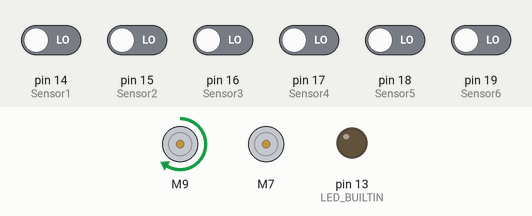
Simulated run of this sketch. Board: Arduino Uno, built with avr-gcc and run on an emulated ATmega328P. On the bench: 2 × DC motor (green arrow = forward, orange = backward, longer = faster), output pins drawn as LEDs (lit = HIGH). Inputs (shaded band) come from the test bench; at power-on: pin 14 (Sensor1), pin 15 (Sensor2), pin 16 (Sensor3), pin 17 (Sensor4), pin 18 (Sensor5), pin 19 (Sensor6) LOW.

Above: at 11.2 s.
11.3 s: pin 15 (Sensor2) driven HIGH
At 12.3 s:
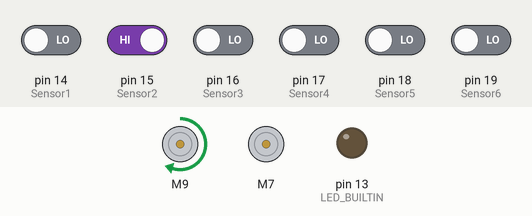
12.8 s: pin 16 (Sensor3) driven HIGH
At 13.4 s:
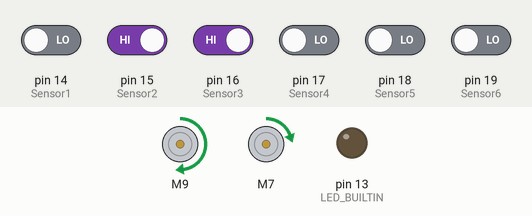
14.3 s: pin 17 (Sensor4) driven HIGH
At 14.6 s:
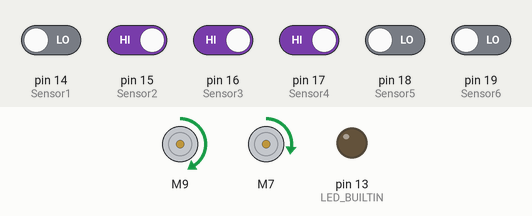
15.8 s: pin 18 (Sensor5) driven HIGH
At 16.9 s:
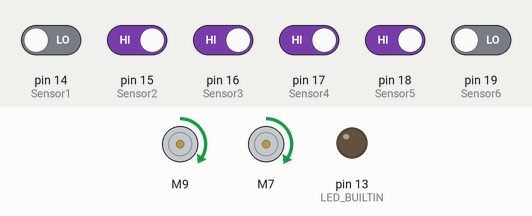
17.3 s: pin 19 (Sensor6) driven HIGH
At 18.1 s:
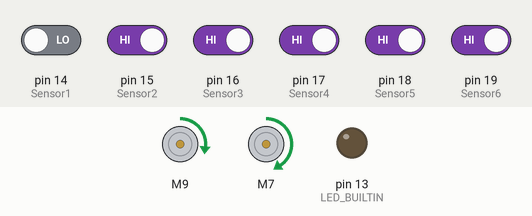
18.8 s: pin 15 (Sensor2) driven LOW
At 19.3 s:
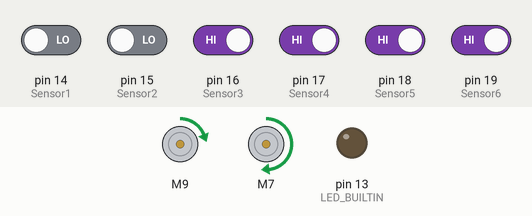
Timing chart, 0 to 21.3 s (numbered marks = the images above; inputs shaded):
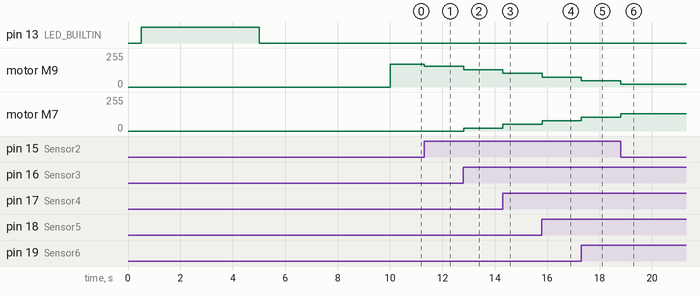

The sketch:

cizgi_izleyen.ino
```cpp
// Kodu yüklemeden önce indirmemiz gereken kütüphane
#include <QTRSensors.h>
#include <L298NX2.h>
// Öncelikle motor sürücünün ve QTR Sensörünün pinlerini belirlememiz lazım
const unsigned int EN_A = 10;
const unsigned int IN1_A = 9;
const unsigned int IN2_A = 8;

const unsigned int IN1_B = 7;
const unsigned int IN2_B = 6;
const unsigned int EN_B = 5;


#define Sensor1 14
#define Sensor2 15
#define Sensor3 16
#define Sensor4 17
#define Sensor5 18
#define Sensor6 19

#define DEBUG 0 // Output almak istiyorsan 1 yapabilirsin

// Kod üzerinde tanımladığım hız değerleri
#define rightMaxSpeed 170
#define leftMaxSpeed 170
#define rightBaseSpeed 75
#define leftBaseSpeed 76
// Buradaki sayılar robotun temel algoritmasında kullandığım hareketini belirleyecek sayılar, tamamen deneme yanılma ile hesaplanabilir. (Note: Kp < Kd)
float Kp = 0.055;
float Kd = 0.3;
// QTR ve L298N kütüphanesi için gerekli kodlar
QTRSensors qtr;
#define TIMEOUT 2500
const uint8_t SensorCount = 6;
uint16_t sensorValues[SensorCount];

L298NX2 motors(EN_A, IN1_A, IN2_A, EN_B, IN1_B, IN2_B);


void setup() {
  // input ve outputları belirleyip kütüphanede sensörler için gerekili bazı fonksiyonları çağırmamız gerekiyor.

  pinMode(Sensor1, INPUT);
  pinMode(Sensor2, INPUT);
  pinMode(Sensor3, INPUT);
  pinMode(Sensor4, INPUT);
  pinMode(Sensor5, INPUT);
  pinMode(Sensor6, INPUT);

  pinMode(LED_BUILTIN, OUTPUT);
  qtr.setTypeRC();
  qtr.setSensorPins((const uint8_t[]){14, 15, 16, 17, 18, 19}, SensorCount);
  // qtr.setTimeout(TIMEOUT);
  delay(500);

  digitalWrite(LED_BUILTIN, HIGH); // Arduino'nun ledini kalibrasyon modu sırasında açar.

  int i;
  for (int i = 0; i < 100; i++) { // tercihe bağlı alandır ya robotunuzu hatta yürüterek kalibre edin veya bunu otomatik yapın.

    qtr.calibrate();
    delay(20); }
  motors.stop(); //motorları durdur
  digitalWrite(LED_BUILTIN, LOW); // LEDin ışığını kalibrasyon bitişinde kapatır.
  delay(5000); // Ana döngüye girmeden önce botu konumlandırmak için 5 saniye bekleyin
}


int lastError = 0;


void loop() {
  // Eğer izlenecek çizgi beyaz olacaksa alttaki fonksiyon değiştirilmelidir.
  uint16_t position = qtr.readLineBlack(sensorValues); // Her bir sensör çizgideki ışık yansımalarına göre 0'dan 1000'e kadar değer verir,bu fonksiyonda 0 max, 1000 in yansımayı temsil eder.
  // Robotun temel algoritması:

  int error = position - 2500;
  int motorSpeed = Kp * error + Kd * (error - lastError) ;
  lastError = error;

  int rightMotorSpeed = rightBaseSpeed - motorSpeed;
  int leftMotorSpeed = leftBaseSpeed + motorSpeed;

  if (rightMotorSpeed > rightMaxSpeed ) rightMotorSpeed = rightMaxSpeed;
  if (leftMotorSpeed > leftMaxSpeed ) leftMotorSpeed = leftMaxSpeed;
  if (rightMotorSpeed < 0) rightMotorSpeed = 0;
  if (leftMotorSpeed < 0) leftMotorSpeed = 0;

  motors.forward();
  motors.setSpeedA(rightMotorSpeed);
  motors.setSpeedB(leftMotorSpeed);


  if (DEBUG) { // if true, generate sensor dats via serial output
    Serial.begin(9600);
    for (int i = 0; i < SensorCount; i++)
  {
      Serial.print(qtr.calibrationOn.minimum[i]);
      Serial.print(' ');
  }
      Serial.println();
    for (int i = 0; i < SensorCount; i++)
  {
      Serial.print(qtr.calibrationOn.maximum[i]);
      Serial.print(' ');
  }
  Serial.println();
  Serial.println();
  Serial.print(position);
  Serial.println();
  Serial.print(rightMotorSpeed);
  Serial.print(' ');
  Serial.print(leftMotorSpeed);
  delay(500);
  }

  /*
  char rc;
  while(Serial.available()>0){
  rc = Serial.read();
  Serial.println(rc);                 //Motor Sürücü ve Motorları denemek için
  delay(500);
  if(rc == 'u'){ileri();}
  if(rc == 'd'){geri();}
  if(rc == 'l'){sol();}
  if(rc == 'r'){sag();}     } */

}
```

Measured:
- after the input at 11.3 s, motor M9: forward 170/255 → forward 157/255 at once
- after the input at 12.8 s, motor M9: forward 157/255 → forward 130/255 at once; motor M7: stopped → forward 21/255 at once
- after the input at 14.3 s, motor M9: forward 130/255 → forward 102/255 at once; motor M7: forward 21/255 → forward 49/255 at once
- after the input at 15.8 s, motor M9: forward 102/255 → forward 75/255 at once; motor M7: forward 49/255 → forward 76/255 at once
- after the input at 17.3 s, motor M9: forward 75/255 → forward 48/255 at once; motor M7: forward 76/255 → forward 103/255 at once
- after the input at 18.8 s, motor M9: forward 48/255 → forward 20/255 at once; motor M7: forward 103/255 → forward 131/255 at once
